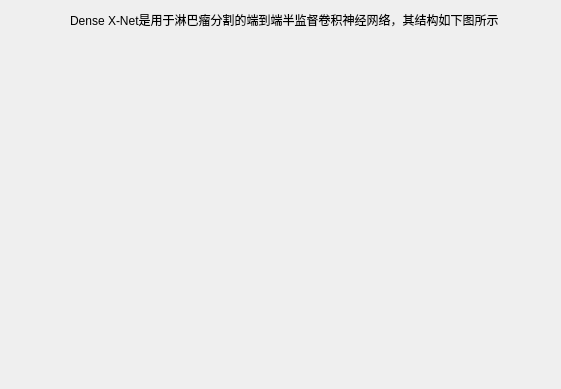
<?xml version="1.0" encoding="UTF-8"?>
<ui version="4.0">
 <class>Dialog</class>
 <widget class="QDialog" name="Dialog">
  <property name="geometry">
   <rect>
    <x>0</x>
    <y>0</y>
    <width>561</width>
    <height>389</height>
   </rect>
  </property>
  <property name="windowTitle">
   <string>Dialog</string>
  </property>
  <widget class="QLabel" name="label">
   <property name="geometry">
    <rect>
     <x>70</x>
     <y>10</y>
     <width>431</width>
     <height>20</height>
    </rect>
   </property>
   <property name="text">
    <string>Dense X-Net是用于淋巴瘤分割的端到端半监督卷积神经网络，其结构如下图所示</string>
   </property>
  </widget>
  <widget class="QLabel" name="label_2">
   <property name="geometry">
    <rect>
     <x>40</x>
     <y>40</y>
     <width>521</width>
     <height>321</height>
    </rect>
   </property>
   <property name="text">
    <string/>
   </property>
   <property name="pixmap">
    <pixmap>../../res/ArcS2.jpg</pixmap>
   </property>
  </widget>
 </widget>
 <resources/>
 <connections/>
</ui>
